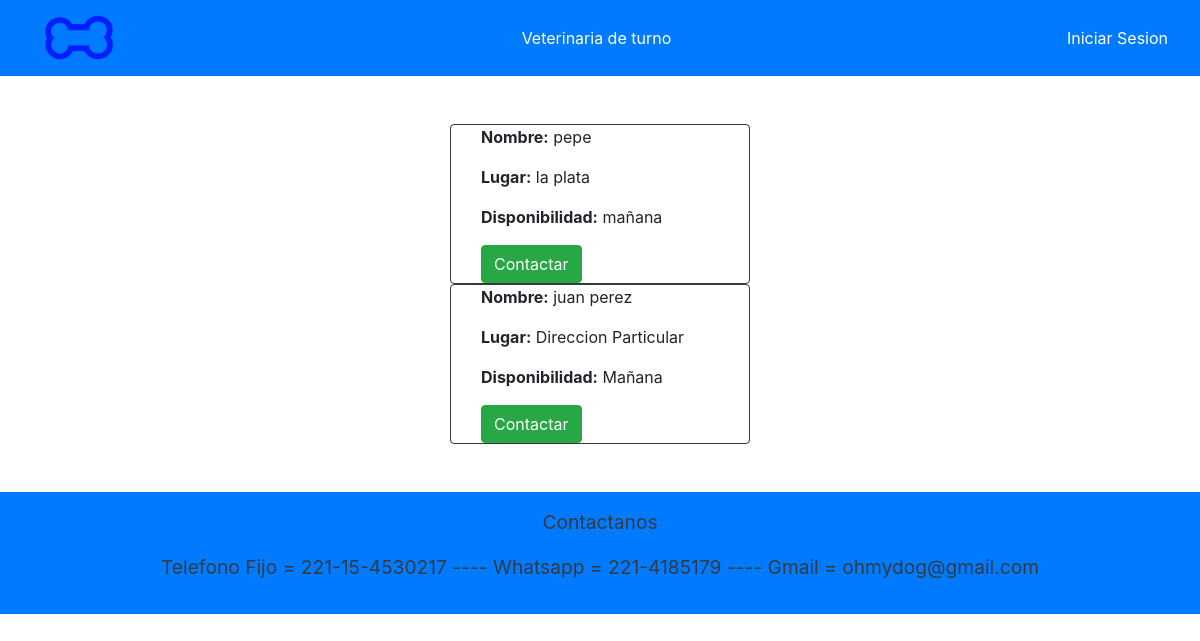
Page /cuidadores on the committed database.
### APP/models.py (models this page shows, shortened)
class Cuidador(models.Model):
    nombre = models.CharField(max_length=50)
    telefono = models.IntegerField()
    zona = models.CharField(max_length=20)
    disponibilidad = models.CharField(max_length=30)
    dni = models.CharField(max_length=8)

### APP/views.py (the view)
# urls.py: path('cuidadores',views.listarCuidadores,name='cuidadores'),
def listarCuidadores(request):
    cuid = Cuidador.objects.all()
    context = {'context': cuid,
               'usuario': usuario}
    return render(request, 'paginas/listaCuidadores.html', context)

### APP/templates/paginas/listaCuidadores.html (shortened to what this page needs)
{% extends 'paginas/base.html' %}
{% load static %}
{% block contenido %}
<div class="d-flex justify-content-center flex-column align-items-center">
    {% if context|length == 0 %}
        <p>No hay Cuidadores Publicados</p>
    {% else %}
    {% for c in context %}
          <div class="container w-25 justify-content-center align-items-center border border-5 border-dark rounded">
            <div class="col justify-content-center align-items-center">
              <p><strong>Nombre:</strong> {{ c.nombre }}</p>
                <p><strong>Lugar:</strong> {{ c.zona }}</p>
                <p><strong>Disponibilidad:</strong> {{ c.disponibilidad }}</p>
                {% if usuario.esCliente %}
                    <a href="./contactarC/{{c.nombre}}/{{c.telefono}}" class="btn btn-success">Contactar</a>
                {% else %}
                    {% if usuario.esVeterinario %}
                        <button onclick="confirmar()" class="btn btn-danger">Borrar</button>
                        <script>
                          function confirmar(){
                            let conf = window.confirm('Seguro que quieres borrar este elemento??')
                            if(conf)
                              window.location.href = "./borrarC/{{c.id}}"
                          }
                        </script>
                    {% else %}
                        <a href="./contactarCVisit/{{c.nombre}}/{{c.telefono}}" class="btn btn-success">Contactar</a>
                    {% endif %}
                {% endif %}
            </div>
          </div>
         {% endfor %}
    {% endif %}
</div>
{% endblock %}

### rows in the picture
Cuidador: nombre "pepe", zona "la plata", disponibilidad "mañana"
Cuidador: nombre "juan perez", zona "Direccion Particular", disponibilidad "Mañana"
